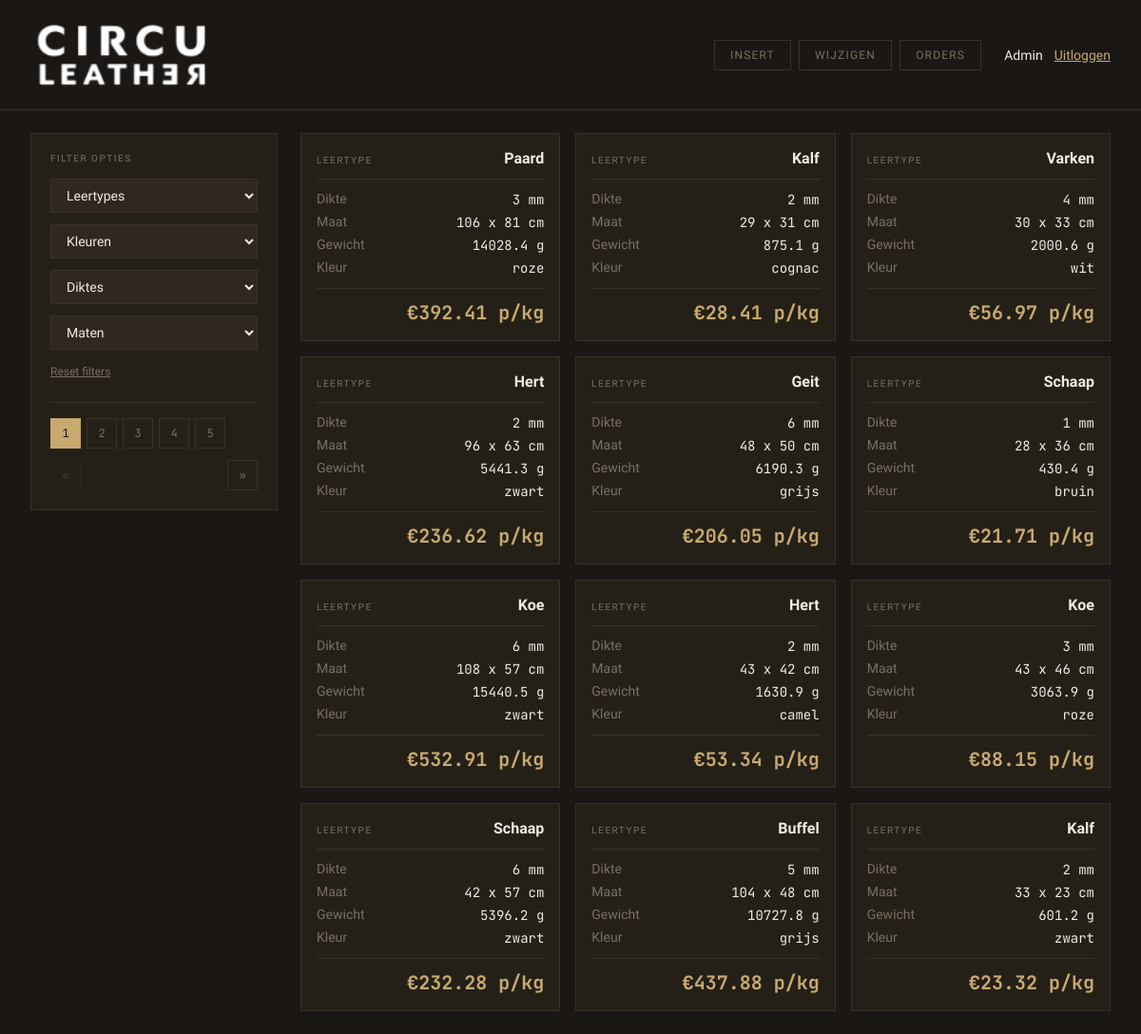
Screenshot of /vooraad_beheer.php (signed in) with the database file from the repository.
### tables this page shows
CREATE TABLE `voorraad` (
  `ID` int(11) NOT NULL,
  `leertype` varchar(255) NOT NULL,
  `dikteMM` int(11) NOT NULL,
  `lengteCM` int(11) NOT NULL,
  `breedteCM` int(11) NOT NULL,
  `gewichtG` float(11,1) NOT NULL,
  `kleur` varchar(255) NOT NULL,
  `prijs` float(11,2) NOT NULL,
  `status` varchar(50) NOT NULL DEFAULT 'beschikbaar',
  `ontvangst_ID` int(11) NOT NULL,
  `bestelling_ID` int(11) NOT NULL
);

### vooraad_beheer.php (the view, shortened to what this page needs)
<?php
    $conn = require_once "partials/dbconnection.php";
    $geselecteerdLeertype = trim($_GET['leertype'] ?? '');
    $geselecteerdKleur = trim($_GET['kleur'] ?? '');
    $geselecteerdDikte = trim($_GET['dikte'] ?? '');
    $geselecteerdMaat = trim($_GET['maat'] ?? '');
    $maatCategorieen = [
        'A' => [23, 40],
        'B' => [40, 60],
        'C' => [60, null],
    ];
    $maatCaseSql = 'CASE';
    foreach ($maatCategorieen as $categorie => [$min, $max]) {
        if ($max === null) {
            $maatCaseSql .= " WHEN lengteCM >= $min OR breedteCM >= $min THEN '$categorie'";
        } else {
            $maatCaseSql .= " WHEN (lengteCM >= $min AND lengteCM < $max) OR (breedteCM >= $min AND breedteCM < $max) THEN '$categorie'";
        }
    }
    $maatCaseSql .= ' END';
    $leertypeConditie = $geselecteerdLeertype !== '' ? ['leertype = ?', [$geselecteerdLeertype], 's'] : null;
    $kleurConditie = $geselecteerdKleur !== '' ? ['kleur = ?', [$geselecteerdKleur], 's'] : null;
    $dikteConditie = $geselecteerdDikte !== '' ? ['dikteMM = ?', [$geselecteerdDikte], 's'] : null;
    $maatConditie = ($geselecteerdMaat !== '' && isset($maatCategorieen[$geselecteerdMaat]))
        ? ["$maatCaseSql = ?", [$geselecteerdMaat], 's']
        : null;
    function bouwWhereClause(array $condities): array {
        $sqlDelen = ["status != 'besteld'"];
        $params = [];
        $types = '';
        foreach ($condities as $conditie) {
            if ($conditie === null) {
                continue;
            }
            [$sql, $condParams, $condTypes] = $conditie;
            $sqlDelen[] = $sql;
            $types .= $condTypes;
        }
        return [' WHERE ' . implode(' AND ', $sqlDelen), $params, $types];
    }
    [$whereSql, $params, $types] = bouwWhereClause([$leertypeConditie, $kleurConditie, $dikteConditie, $maatConditie]);
    $filterQuery = '';
    $itemsPerPagina = 12;
    $huidigePagina = isset($_GET['pagina']) ? max(1, (int) $_GET['pagina']) : 1;
    $offset = ($huidigePagina - 1) * $itemsPerPagina;
    $totaalStmt = $conn->prepare("SELECT COUNT(*) AS totaal FROM voorraad" . $whereSql);
    $totaalStmt->execute();
    $totaalRij = $totaalStmt->get_result()->fetch_assoc();
    $totaalPaginas = max(1, (int) ceil($totaalRij['totaal'] / $itemsPerPagina));
    $maxPaginaKnoppen = 5;
    $vanafPagina = max(1, $huidigePagina - intdiv($maxPaginaKnoppen, 2));
    $totPagina = min($totaalPaginas, $vanafPagina + $maxPaginaKnoppen - 1);
    $vanafPagina = max(1, $totPagina - $maxPaginaKnoppen + 1);
    $selectParams = $params;
    $selectParams[] = $itemsPerPagina;
    $selectParams[] = $offset;
    $stmt = $conn->prepare("SELECT id, leertype, dikteMM, lengteCM, breedteCM, gewichtG, kleur, prijs FROM voorraad" . $whereSql . " LIMIT ? OFFSET ?");
    $stmt->bind_param($types . "ii", ...$selectParams);
    $stmt->execute();
    $producten = $stmt->get_result()->fetch_all(MYSQLI_ASSOC);
?>
<!DOCTYPE html>
    <html lang="nl">
    <head>
        <link rel="stylesheet" type="text/css" href="css/style.css">
    </head>
    <body>
        <header class="header">
            <div class="titel"><img src="png/titel.png" alt="titel"></div>
            <div class="inNout-wrapper">
                <div class="inNout">
                    <?php if ($_SESSION['mag_insert'] ?? false): ?>
                        <div class="inNoutB"><a href="insert.php"><button>insert</button></a></div>
                    <?php endif; ?>
                    <?php if ($_SESSION['mag_wijzigen'] ?? false): ?>
                       <div class="inNoutB"><a href="change.php"><button>wijzigen</button></a></div>
                    <?php endif; ?>
                    <?php if ($_SESSION['mag_orders'] ?? false): ?>
                        <div class="inNoutB"><a href="orders.php"><button>orders</button></a></div>
                    <?php endif; ?>
                </div>
                <div class="inNout-user">
                    <span><?php echo htmlspecialchars($_SESSION['username']); ?></span>
                    <a href="logout.php">Uitloggen</a>
                </div>
            </div>
        </header>
        <div class="main-container">
            <aside class="sidebar">
                <form class="filter-opties" method="get">
                    <p>Filter opties</p>
                    <div class="filter-selects">
                    <select class="filter-select" name="leertype" onchange="this.form.submit()">
                        <option value="">Leertypes</option>
                    </select>
                    <select class="filter-select" name="kleur" onchange="this.form.submit()">
                        <option value="">Kleuren</option>
                    </select>
                    <select class="filter-select" name="dikte" onchange="this.form.submit()">
                        <option value="">Diktes</option>
                    </select>
                    <select class="filter-select" name="maat" onchange="this.form.submit()">
                        <option value="">Maten</option>
                    </select>
                    </div>
                    <a class="reset-filters" href="vooraad_beheer.php">Reset filters</a>
                </form>
                <nav class="pagination">
                    <div class="page-numbers">
                        <?php for ($i = $vanafPagina; $i <= $totPagina; $i++): ?>
                            <a class="page-btn<?php echo $i === $huidigePagina ? ' active' : ''; ?>" href="?pagina=<?php echo $i; ?><?php echo $filterQuery; ?>"><?php echo $i; ?></a>
                        <?php endfor; ?>
                    </div>
                    <div class="page-nav">
                        <a class="page-btn<?php echo $huidigePagina <= 1 ? ' disabled' : ''; ?>" href="?pagina=<?php echo max(1, $huidigePagina - 1); ?><?php echo $filterQuery; ?>">&laquo;</a>
                        <a class="page-btn<?php echo $huidigePagina >= $totaalPaginas ? ' disabled' : ''; ?>" href="?pagina=<?php echo min($totaalPaginas, $huidigePagina + 1); ?><?php echo $filterQuery; ?>">&raquo;</a>
                    </div>
                </nav>
            </aside>
            <main class="content">
                <div class="product-grid">
                    <?php foreach ($producten as $product): ?>
                        <div class="product-card">
                            <div class="naam-box"><span>leertype</span><span><?php echo htmlspecialchars($product['leertype']); ?></span></div>
                            <div class="specs">
                                <div class="spec-row"><span>Dikte</span><span><?php echo htmlspecialchars($product['dikteMM']); ?> mm</span></div>
                                <div class="spec-row"><span>Maat</span><span><?php echo htmlspecialchars($product['lengteCM']); ?> x <?php echo htmlspecialchars($product['breedteCM']); ?> cm</span></div>
                                <div class="spec-row"><span>Gewicht</span><span><?php echo htmlspecialchars($product['gewichtG']); ?> g</span></div>
                                <div class="spec-row"><span>Kleur</span><span><?php echo htmlspecialchars($product['kleur']); ?></span></div>
                            </div>
                            <div class="hoeveelheid-box">&euro;<?php echo htmlspecialchars(number_format((float) $product['prijs'], 2)); ?> p/kg</div>
                        </div>
                    <?php endforeach; ?>
                </div>
            </main>
        </div>
    </body>
</html>

### css/style.css (style rules this page uses)
:root { --color-background: #1a1714; --color-text: #f0ebe3; --color-card: #242018; --color-accent: #c8a96e; --color-accent-text: #1a1714; --color-input-background: #2e2820; --color-text-muted: #7a6f63; --color-border: #3a3028; --color-success: #4ade80; --color-danger: #f87171; --font-mono: 'JetBrains Mono', monospace; --font-sans: 'Work Sans', sans-serif; }
* { box-sizing: border-box; }
html, body { min-height: 100%; }
body { margin: 0; font-family: var(--font-sans); background-color: var(--color-background); color: var(--color-text); scrollbar-width: thin; scrollbar-color: var(--color-border) transparent; }
a { color: var(--color-accent); }
button { font-family: var(--font-sans); }
.header { border-bottom: 1px solid var(--color-border); padding: 16px 32px; display: flex; align-items: center; justify-content: space-between; flex-wrap: wrap; gap: 16px; }
.header .titel img { height: auto; width: 200px; display: block; }
.inNout-wrapper { display: flex; align-items: center; gap: 24px; }
.inNout { display: flex; gap: 8px; }
.inNoutB button { padding: 8px 16px; font-size: 0.75rem; text-transform: uppercase; letter-spacing: 0.1em; border: 1px solid var(--color-border); background: transparent; color: var(--color-text-muted); cursor: pointer; transition: color .15s, border-color .15s; }
.inNout-user { display: flex; align-items: center; gap: 12px; font-size: 0.875rem; color: var(--color-text-muted); }
.inNout-user span { color: var(--color-text); }
.main-container { display: flex; align-items: flex-start; gap: 24px; padding: 24px 32px; }
.sidebar { width: 260px; flex-shrink: 0; background: var(--color-card); border: 1px solid var(--color-border); padding: 20px; }
.content { flex: 1; min-width: 0; }
.filter-opties p { font-size: 0.625rem; text-transform: uppercase; letter-spacing: 0.15em; color: var(--color-text-muted); margin: 0 0 16px; }
.filter-selects { display: flex; flex-direction: column; gap: 12px; }
.filter-select { width: 100%; background: var(--color-input-background); border: 1px solid var(--color-border); color: var(--color-text); font-size: 0.875rem; padding: 8px 12px; outline: none; font-family: var(--font-sans); cursor: pointer; }
.reset-filters { display: inline-block; margin-top: 16px; font-size: 0.75rem; color: var(--color-text-muted); text-decoration: underline; }
.pagination { margin-top: 24px; padding-top: 16px; border-top: 1px solid var(--color-border); display: flex; flex-direction: column; gap: 12px; }
.page-numbers { display: flex; flex-wrap: wrap; gap: 6px; }
.page-nav { display: flex; justify-content: space-between; }
.page-btn { display: inline-flex; align-items: center; justify-content: center; min-width: 32px; height: 32px; padding: 0 8px; font-size: 0.75rem; font-family: var(--font-mono); border: 1px solid var(--color-border); color: var(--color-text-muted); text-decoration: none; }
.page-btn.active { border-color: var(--color-accent); color: var(--color-accent-text); background: var(--color-accent); }
.page-btn.disabled { opacity: .35; pointer-events: none; }
.product-grid { display: grid; grid-template-columns: repeat(auto-fill, minmax(220px, 1fr)); gap: 16px; }
.product-card { background: var(--color-card); border: 1px solid var(--color-border); padding: 16px; display: flex; flex-direction: column; gap: 12px; }
.naam-box { display: flex; justify-content: space-between; align-items: baseline; padding-bottom: 12px; border-bottom: 1px solid var(--color-border); }
.naam-box span:first-child { font-size: 0.625rem; text-transform: uppercase; letter-spacing: 0.15em; color: var(--color-text-muted); }
.naam-box span:last-child { font-weight: 600; text-transform: capitalize; }
.specs { display: flex; flex-direction: column; gap: 6px; }
.spec-row { display: flex; justify-content: space-between; font-size: 0.875rem; }
.spec-row span:first-child { color: var(--color-text-muted); }
.spec-row span:last-child { font-family: var(--font-mono); }
.hoeveelheid-box { margin-top: auto; padding-top: 12px; border-top: 1px solid var(--color-border); font-family: var(--font-mono); font-size: 1.25rem; font-weight: 700; color: var(--color-accent); text-align: right; }

### rows the page displays
voorraad: leertype "Paard", dikteMM "3", lengteCM "106", breedteCM "81", gewichtG "14028.4", kleur "roze", prijs "392.41"
voorraad: leertype "Kalf", dikteMM "2", lengteCM "29", breedteCM "31", gewichtG "875.1", kleur "cognac", prijs "28.41"
voorraad: leertype "Varken", dikteMM "4", lengteCM "30", breedteCM "33", gewichtG "2000.6", kleur "wit", prijs "56.97"
voorraad: leertype "Hert", dikteMM "2", lengteCM "96", breedteCM "63", gewichtG "5441.3", kleur "zwart", prijs "236.62"
voorraad: leertype "Geit", dikteMM "6", lengteCM "48", breedteCM "50", gewichtG "6190.3", kleur "grijs", prijs "206.05"
voorraad: leertype "Schaap", dikteMM "1", lengteCM "28", breedteCM "36", gewichtG "430.4", kleur "bruin", prijs "21.71"
voorraad: leertype "Koe", dikteMM "6", lengteCM "108", breedteCM "57", gewichtG "15440.5", kleur "zwart", prijs "532.91"
voorraad: leertype "Hert", dikteMM "2", lengteCM "43", breedteCM "42", gewichtG "1630.9", kleur "camel", prijs "53.34"
voorraad: leertype "Koe", dikteMM "3", lengteCM "43", breedteCM "46", gewichtG "3063.9", kleur "roze", prijs "88.15"
voorraad: leertype "Schaap", dikteMM "6", lengteCM "42", breedteCM "57", gewichtG "5396.2", kleur "zwart", prijs "232.28"
voorraad: leertype "Buffel", dikteMM "5", lengteCM "104", breedteCM "48", gewichtG "10727.8", kleur "grijs", prijs "437.88"
voorraad: leertype "Kalf", dikteMM "2", lengteCM "33", breedteCM "23", gewichtG "601.2", kleur "zwart", prijs "23.32"

### other values shown
$_SESSION['username'] "Admin"
